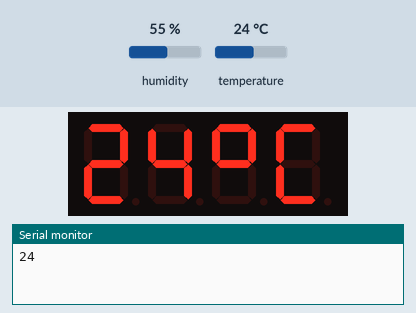
The sketch below on a simulated Arduino Uno, built with avr-gcc and run on an emulated ATmega328P. Shown: 4-digit seven-segment display, the last lines printed to the serial monitor. Inputs (shaded band) come from the test bench; at power-on: temperature 24 °C, humidity 55 %.

Above: at 3.2 s.
3.3 s: temperature set to 12 °C
At 4.6 s:
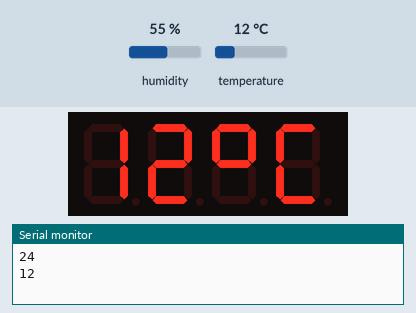
6.0 s: temperature set to 19 °C
At 6.9 s:
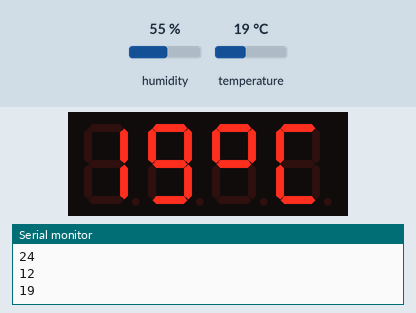
8.7 s: temperature set to 28 °C
At 11.5 s:
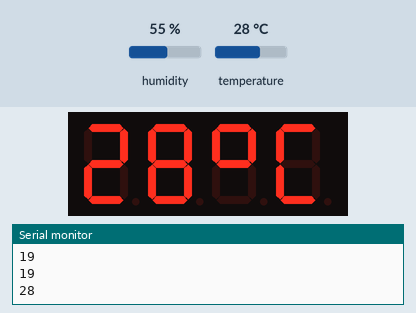
Timing chart, 0 to 13.0 s (numbered marks = the images above; inputs shaded):
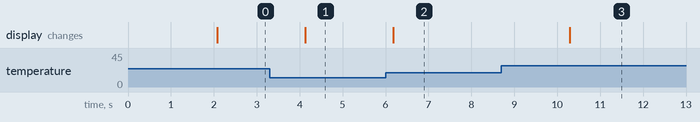

The sketch:

ar_condicionado.ino
```cpp
/* Arduino example sketch to display DHT11 temperature readings on a TM1637 4-digit 7-segment display. More info: www.www.makerguides.com */

// Inclua as bibliotecas:
#include <TM1637Display.h>
#include <Adafruit_Sensor.h>
#include <DHT.h>

// definindo os pinos
#define CLK 2
#define DIO 3
#define DHTPIN 4

// criando as variaveis
int temperature_celsius;
int temperature_fahrenheit;

// Criar símbolo de grau Celsius:
const uint8_t celsius[] = {
  SEG_A | SEG_B | SEG_F | SEG_G,  // Circle
  SEG_A | SEG_D | SEG_E | SEG_F   // C
};

// Crie o símbolo do grau Fahrenheit:
const uint8_t fahrenheit[] = {
  SEG_A | SEG_B | SEG_F | SEG_G,  // Circle
  SEG_A | SEG_E | SEG_F | SEG_G   // F
};

// Defina o tipo DHT, descomente qualquer tipo que esteja usando!
#define DHTTYPE DHT11   // DHT 11
//#define DHTTYPE DHT22   // DHT 22  (AM2302)
//#define DHTTYPE DHT21   // DHT 21 (AM2301)

// Criar objeto de exibição do tipo TM1637Display:
TM1637Display display = TM1637Display(CLK, DIO);
// Criar objeto dht do tipo DHT:
DHT dht = DHT(DHTPIN, DHTTYPE);

void setup() {
  // Definir o brilho da tela (0-7):
  display.setBrightness(0);
  // Limpar o visor:
  display.clear();
  // Sensor de configuração:
  dht.begin();
  // Inicie a comunicação serial a uma taxa de transmissão de 9600:
  Serial.begin(9600);
  // Aguarde a abertura do console:
  delay(2000);
}

void loop() {
  // Leia a temperatura em Celsius e Fahrenheit:
  temperature_celsius = dht.readTemperature();
  temperature_fahrenheit = dht.readTemperature(true);
  // Imprima a temperatura no Serial Monitor:
  Serial.println(temperature_celsius);
  //Serial.println(temperature_fahrenheit);

  // Mostre a temperatura no display do TM1637:
  display.showNumberDec(temperature_celsius, false, 2, 0);
  display.setSegments(celsius, 2, 2);

  delay(2000);

  //display.showNumberDec(temperature_fahrenheit, false, 2, 0);
  //display.setSegments(fahrenheit, 2, 2);

  //delay(2000);
}
```

Measured:
- after the input at 3.3 s, the display: changes after 0.83 s (image 1)
- after the input at 6.0 s, the display: changes after 0.18 s (image 2)
- after the input at 8.7 s, the display: changes after 1.6 s (image 3)
